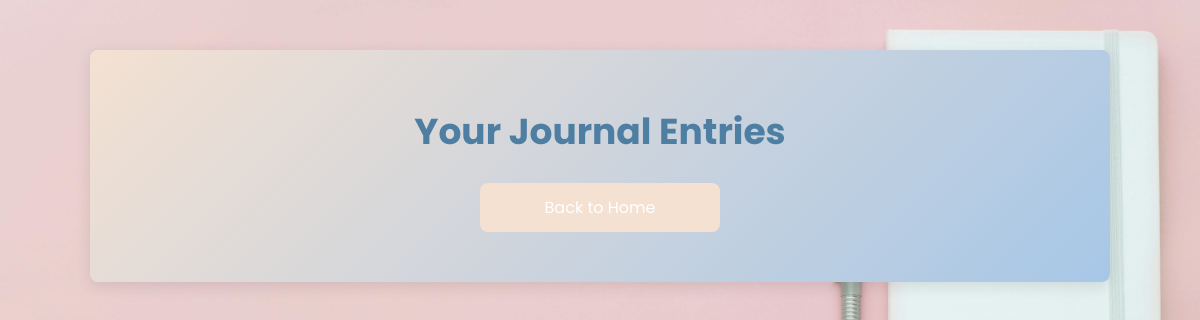
Before: /read_entry.php with the older database file.
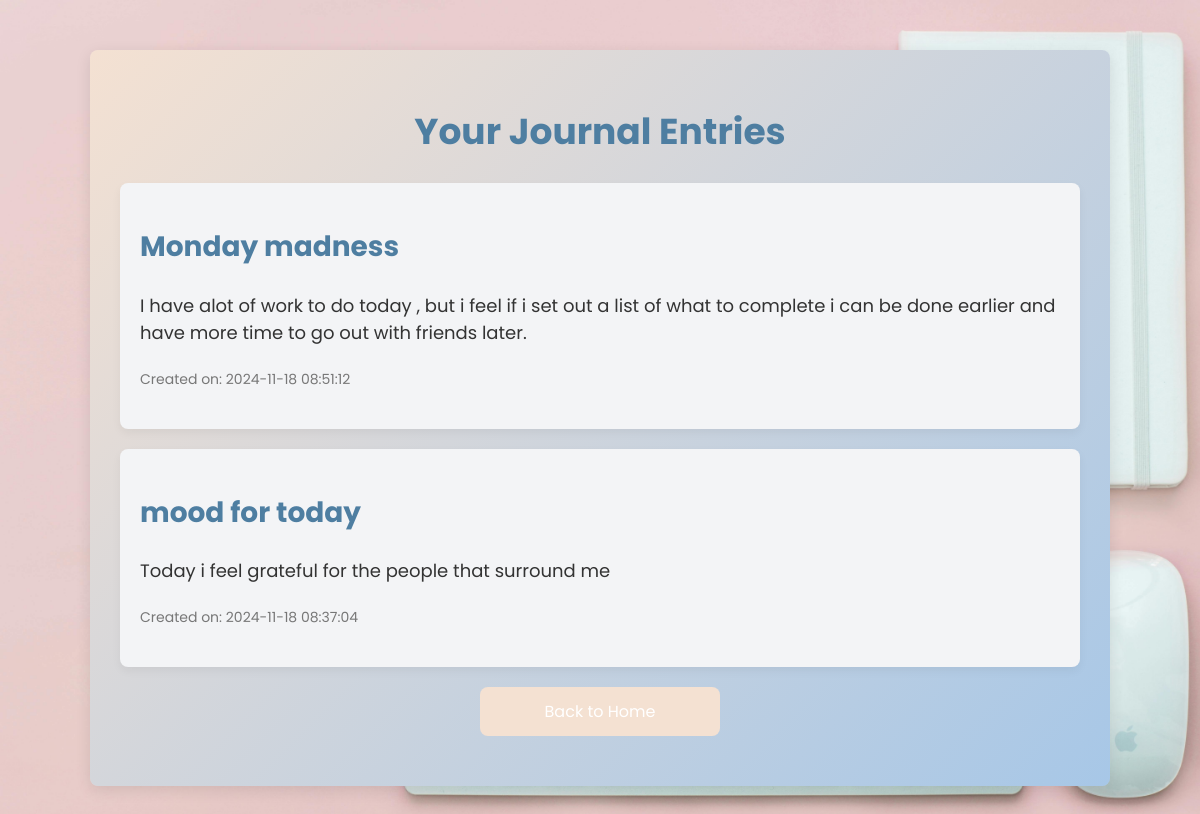
After: the same page with the newer database file.
### tables this page shows
CREATE TABLE `journal` (
  `userID` int(11) NOT NULL,
  `file_name` char(100) NOT NULL,
  `file_content` blob NOT NULL,
  `created_at` timestamp NOT NULL DEFAULT current_timestamp() ON UPDATE current_timestamp()
);

### read_entry.php (the view, shortened to what this page needs)
<?php
include 'db.php';
$sql = "SELECT * FROM journal ORDER BY created_at DESC";
$stmt = $conn->prepare($sql);
$stmt->execute();
$entries = $stmt->fetchAll();
?>
<!DOCTYPE html>
<html lang="en">
<head>
</head>
<body>
    <div class="container">
        <h1>Your Journal Entries</h1>
        <?php foreach ($entries as $entry) { ?>
            <div class="entry">
                <h2><?php echo htmlspecialchars($entry['file_name']); ?></h2>
                <p><?php echo nl2br(htmlspecialchars($entry['file_content'])); ?></p>
                <p><small>Created on: <?php echo $entry['created_at']; ?></small></p>
            </div>
        <?php } ?>
        <a href="index.php" class="back-button">Back to Home</a>
    </div>
</body>
</html>

### read_entry.php (style rules this page uses)
body { font-family: 'Poppins', sans-serif; background-color: #f7f7f7; background-image: url('background.jpg'); background-size: cover; background-position: center center; background-attachment: fixed; margin: 0; padding: 0; color: #333; }
.container { width: 80%; margin: 50px auto; padding: 30px; background-color: #ffffff; box-shadow: 0 4px 15px rgba(0, 0, 0, 0.1); border-radius: 8px; background: linear-gradient(135deg, #f4e1d2, #a7c7e7); }
h1 { color: #4e7ea1; text-align: center; font-size: 36px; }
.entry { background-color: #f3f4f6; padding: 20px; margin-bottom: 20px; border-radius: 8px; box-shadow: 0 4px 10px rgba(0, 0, 0, 0.05); }
.entry h2 { color: #4e7ea1; font-size: 28px; }
.entry p { font-size: 18px; color: #333; line-height: 1.5; }
.entry small { color: #777; font-size: 14px; }
.back-button { display: block; width: 200px; margin: 20px auto; background-color: #f4e1d2; color: white; padding: 12px 20px; text-align: center; border-radius: 8px; text-decoration: none; }

Changed rows visible on the page:
added journal: file_name "Monday madness", file_content "I have alot of work to do today , but i feel if i set out a list of what to complete i can be done earlier and have more time to go out with friends later.", created_at "2024-11-18 08:51:12"
added journal: file_name "mood for today", file_content "Today i feel grateful for the people that surround me", created_at "2024-11-18 08:37:04"
